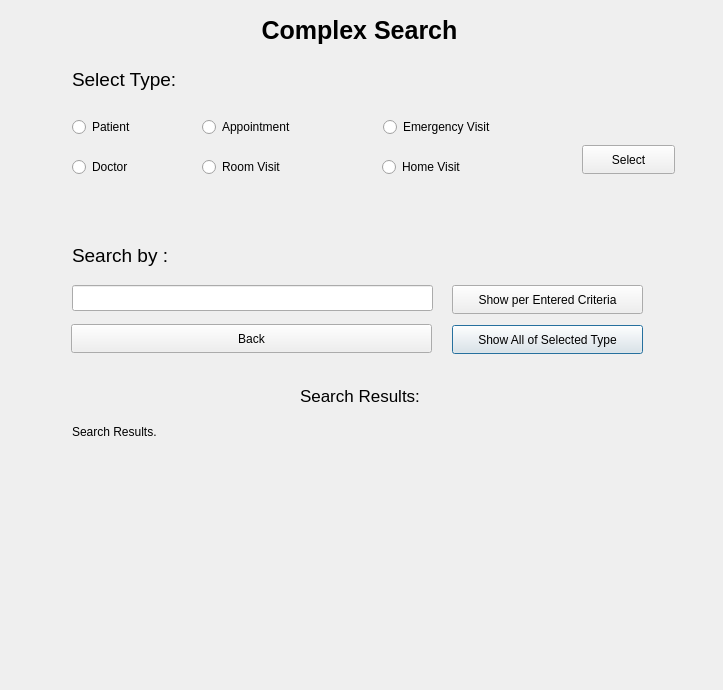
<?xml version="1.0" encoding="UTF-8"?>
<ui version="4.0">
 <class>ComplexSearchWindow</class>
 <widget class="QDialog" name="ComplexSearchWindow">
  <property name="geometry">
   <rect>
    <x>0</x>
    <y>0</y>
    <width>723</width>
    <height>690</height>
   </rect>
  </property>
  <property name="windowTitle">
   <string>Dialog</string>
  </property>
  <widget class="QPushButton" name="showAllButton">
   <property name="geometry">
    <rect>
     <x>452</x>
     <y>325</y>
     <width>191</width>
     <height>29</height>
    </rect>
   </property>
   <property name="text">
    <string>Show All of Selected Type</string>
   </property>
  </widget>
  <widget class="QLabel" name="searchResultDisplay">
   <property name="geometry">
    <rect>
     <x>72</x>
     <y>425</y>
     <width>581</width>
     <height>261</height>
    </rect>
   </property>
   <property name="text">
    <string>Search Results.</string>
   </property>
   <property name="alignment">
    <set>Qt::AlignLeading|Qt::AlignLeft|Qt::AlignTop</set>
   </property>
  </widget>
  <widget class="QRadioButton" name="roomVisitRadioButton">
   <property name="geometry">
    <rect>
     <x>202</x>
     <y>155</y>
     <width>141</width>
     <height>24</height>
    </rect>
   </property>
   <property name="text">
    <string>Room Visit</string>
   </property>
  </widget>
  <widget class="QRadioButton" name="patientRadioButton">
   <property name="geometry">
    <rect>
     <x>72</x>
     <y>115</y>
     <width>110</width>
     <height>24</height>
    </rect>
   </property>
   <property name="text">
    <string>Patient</string>
   </property>
  </widget>
  <widget class="QPushButton" name="selectTypeButton">
   <property name="geometry">
    <rect>
     <x>582</x>
     <y>145</y>
     <width>93</width>
     <height>29</height>
    </rect>
   </property>
   <property name="text">
    <string>Select</string>
   </property>
  </widget>
  <widget class="QRadioButton" name="homeVisitRadioButton">
   <property name="geometry">
    <rect>
     <x>382</x>
     <y>155</y>
     <width>141</width>
     <height>24</height>
    </rect>
   </property>
   <property name="text">
    <string>Home Visit</string>
   </property>
  </widget>
  <widget class="QLineEdit" name="criteriaLineEdit">
   <property name="geometry">
    <rect>
     <x>72</x>
     <y>285</y>
     <width>361</width>
     <height>26</height>
    </rect>
   </property>
  </widget>
  <widget class="QRadioButton" name="emergencyVisitRadioButton">
   <property name="geometry">
    <rect>
     <x>383</x>
     <y>115</y>
     <width>141</width>
     <height>24</height>
    </rect>
   </property>
   <property name="text">
    <string>Emergency Visit</string>
   </property>
  </widget>
  <widget class="QLabel" name="selectTypeTitle">
   <property name="geometry">
    <rect>
     <x>72</x>
     <y>64</y>
     <width>131</width>
     <height>31</height>
    </rect>
   </property>
   <property name="font">
    <font>
     <pointsize>14</pointsize>
    </font>
   </property>
   <property name="text">
    <string>Select Type:</string>
   </property>
  </widget>
  <widget class="QLabel" name="searchByTitle">
   <property name="geometry">
    <rect>
     <x>72</x>
     <y>235</y>
     <width>571</width>
     <height>41</height>
    </rect>
   </property>
   <property name="font">
    <font>
     <pointsize>14</pointsize>
    </font>
   </property>
   <property name="text">
    <string>Search by :</string>
   </property>
  </widget>
  <widget class="QRadioButton" name="appointmentRadioButton">
   <property name="geometry">
    <rect>
     <x>202</x>
     <y>115</y>
     <width>141</width>
     <height>24</height>
    </rect>
   </property>
   <property name="text">
    <string>Appointment</string>
   </property>
  </widget>
  <widget class="QPushButton" name="pushButton">
   <property name="geometry">
    <rect>
     <x>452</x>
     <y>285</y>
     <width>191</width>
     <height>29</height>
    </rect>
   </property>
   <property name="text">
    <string>Show per Entered Criteria</string>
   </property>
  </widget>
  <widget class="QLabel" name="complexSearchTitle">
   <property name="geometry">
    <rect>
     <x>-1</x>
     <y>5</y>
     <width>721</width>
     <height>51</height>
    </rect>
   </property>
   <property name="font">
    <font>
     <pointsize>19</pointsize>
     <bold>true</bold>
    </font>
   </property>
   <property name="text">
    <string>Complex Search</string>
   </property>
   <property name="alignment">
    <set>Qt::AlignCenter</set>
   </property>
  </widget>
  <widget class="QRadioButton" name="doctorRadioButton">
   <property name="geometry">
    <rect>
     <x>72</x>
     <y>155</y>
     <width>110</width>
     <height>24</height>
    </rect>
   </property>
   <property name="text">
    <string>Doctor</string>
   </property>
  </widget>
  <widget class="QPushButton" name="backButton">
   <property name="geometry">
    <rect>
     <x>71</x>
     <y>324</y>
     <width>361</width>
     <height>29</height>
    </rect>
   </property>
   <property name="text">
    <string>Back</string>
   </property>
  </widget>
  <widget class="QLabel" name="searchResultsTitle">
   <property name="geometry">
    <rect>
     <x>300</x>
     <y>380</y>
     <width>151</width>
     <height>31</height>
    </rect>
   </property>
   <property name="font">
    <font>
     <pointsize>13</pointsize>
    </font>
   </property>
   <property name="text">
    <string>Search Results:</string>
   </property>
  </widget>
 </widget>
 <resources/>
 <connections/>
</ui>
